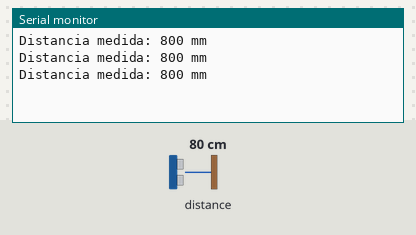
The sketch below on a simulated Arduino Uno, built with avr-gcc and run on an emulated ATmega328P. Parts: the last lines printed to the serial monitor. The inputs (shaded band) are chosen by the test bench; at power-on: distance to the obstacle 80 cm.

Above: at 1.3 s.
1.4 s: distance to the obstacle set to 2 cm
At 2.1 s:
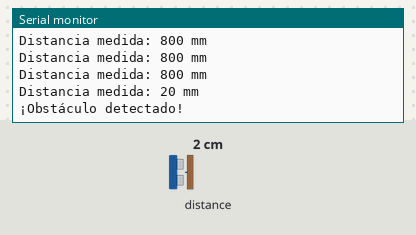
3.6 s: distance to the obstacle set to 250 cm
At 4.2 s:
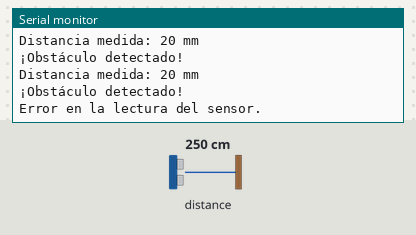

The sketch:

contador_laser.ino
```cpp
//contador laser

#include <Wire.h>
#include <Adafruit_VL53L0X.h>


Adafruit_VL53L0X lox = Adafruit_VL53L0X();


void setup() {
  Serial.begin(115200);
  iniciarLaser();
}

void loop() {
  int distancia = leerLaser();  // Lee la distancia

  if (distancia != -1) {  // Si la lectura es válida
    Serial.print("Distancia medida: ");
    Serial.print(distancia);
    Serial.println(" mm");

    // Si hay un obstáculo a menos de 100 mm
    if (distancia < 100) {
      Serial.println("¡Obstáculo detectado!");
    }
  } else {
    Serial.println("Error en la lectura del sensor.");
  }

  delay(500);
}
```

laser.ino
```cpp
int leerLaser() {
  VL53L0X_RangingMeasurementData_t measure;

  lox.rangingTest(&measure, false);  // Realiza la medición
  if (measure.RangeStatus != 4) {    // Verifica que no haya errores
    return measure.RangeMilliMeter;  // Retorna la distancia en milímetros
  } else {
    return -1; // Retorna -1 en caso de error en la lectura
  }
}

// Función para iniciar el sensor láser
void iniciarLaser() {
  if (!lox.begin()) {
    Serial.println(F("Error al inicializar el VL53L0X"));
    while (1); // Detener si hay un error al inicializar el sensor
  }
}
```

Measured:
- after the input at 1.4 s, the serial monitor: prints a new line after 0.23 s (image 1)
- after the input at 3.6 s, the serial monitor: prints a new line after 0.17 s (image 2)
